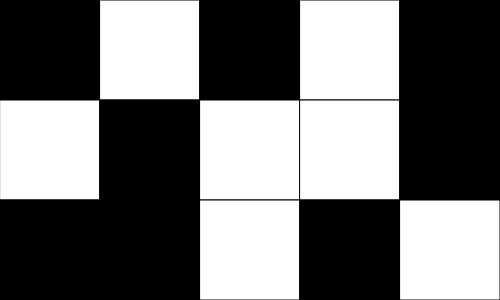
Frame 1 (no input)
Frame 60 (no input): identical to frame 1, image omitted
Frame 120 (the mouse pressed at the canvas centre since frame 60): identical to frame 1, image omitted

The p5.js sketch that drew this single still picture (run headless with seeded random() and noise() and a simulated clock; from frame 60 on, the mouse is pressed at the canvas centre):

// p5.js sketch
// ── sketch.js
// 2D Arrays Demo
// Muntaha Chowhdury
// 28 October, 2024
//


let grid = [[0,   255, 0,   255,  0  ],
            [255, 0,   255, 255,  0  ],
            [0,   0,   255, 0,    255]];

const NUM_ROWS = grid.length;
const NUM_COLS = 5;

let rectWidth, rectHeight;


function setup() {
  createCanvas(500, 300);
  rectWidth = width/NUM_COLS;
  rectHeight = height/NUM_ROWS;
}

function draw() {
  background(220);
  renderGrid();
}


function renderGrid() {
  for(let x = 0; x < NUM_COLS; x++) {
    for (let y = 0; y < NUM_ROWS; y++) {
      fill(grid[y][x]);
      rect(x*rectWidth, y*rectHeight, rectWidth, rectHeight);
    }
  }
}



function getArrayX() {
  return int(mouseX/rectWidth);
}

function getArrayY() {
  return int(mouseY/rectHeight);
}



function changeColor(y, x) {
  if (grid[y][x] === 0) return 255;
  else return 0;
}

function changeNeighbor() {
  let yUp = getArrayY() - 1;
  let yDown = getArrayY() + 1;

  let xLeft = getArrayX() - 1;
  let xRight = getArrayX() + 1;

  grid[yUp][xLeft] = changeColor(yUp, xLeft);
  grid[yUp][xRight] = changeColor(yUp, xRight);
  grid[yDown][xLeft] = changeColor(yDown, xLeft);
  grid[yDown][xRight] = changeColor(yDown, xRight);

}

function mouseClicked() {
  grid[getArrayY()][getArrayX()] = changeColor(getArrayY(), getArrayX());
  changeNeighbor();
}
